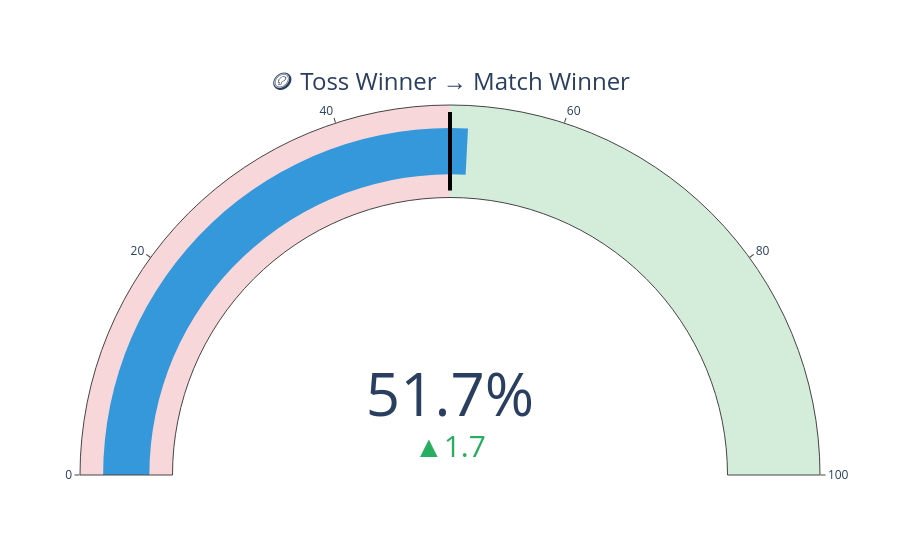

The notebook cell saved with this chart:
### Markdown cell above
## 🎤 Fact #1 — *The Toss Trap*

> **"Ask the audience: Out of every 100 IPL matches, how many does the toss winner go on to win?"**
>
> *Most people guess 60-70%. Let's see...*

### Code cell
toss_data = matches.dropna(subset=['toss_winner', 'winner']).copy()
toss_winner_win_rate = (toss_data['toss_winner'] == toss_data['winner']).mean() * 100

fig = go.Figure(go.Indicator(
    mode='gauge+number+delta',
    value=toss_winner_win_rate,
    number={'suffix': '%', 'font': {'size': 60}},
    delta={'reference': 50, 'increasing': {'color': '#27ae60'},
           'decreasing': {'color': '#e74c3c'}},
    gauge={
        'axis': {'range': [0, 100]},
        'bar': {'color': '#3498db'},
        'steps': [{'range': [0, 50], 'color': '#f8d7da'},
                  {'range': [50, 100], 'color': '#d4edda'}],
        'threshold': {'line': {'color': 'black', 'width': 4}, 'value': 50}
    },
    title={'text': '🪙 Toss Winner → Match Winner', 'font': {'size': 24}}
))
fig.update_layout(height=400)
fig.show()

print(f'\n💡 Reality check: {toss_winner_win_rate:.1f}% — basically a coin flip.')
print(f'   Winning the toss helps almost nothing in the long run.')

### Figure 1 — Plotly figure (JSON) as saved in the notebook; plotly's stock layout.template omitted (floating-point values rounded to 4 significant figures)
{"data": [{"delta": {"decreasing": {"color": "#e74c3c"}, "increasing": {"color": "#27ae60"}, "reference": 50}, "gauge": {"axis": {"range": [0, 100]}, "bar": {"color": "#3498db"}, "steps": [{"color": "#f8d7da", "range": [0, 50]}, {"color": "#d4edda", "range": [50, 100]}], "threshold": {"line": {"color": "black", "width": 4}, "value": 50}}, "mode": "gauge+number+delta", "number": {"font": {"size": 60}, "suffix": "%"}, "title": {"font": {"size": 24}, "text": "🪙 Toss Winner → Match Winner"}, "type": "indicator", "value": 51.65}], "layout": {"autosize": true}}
